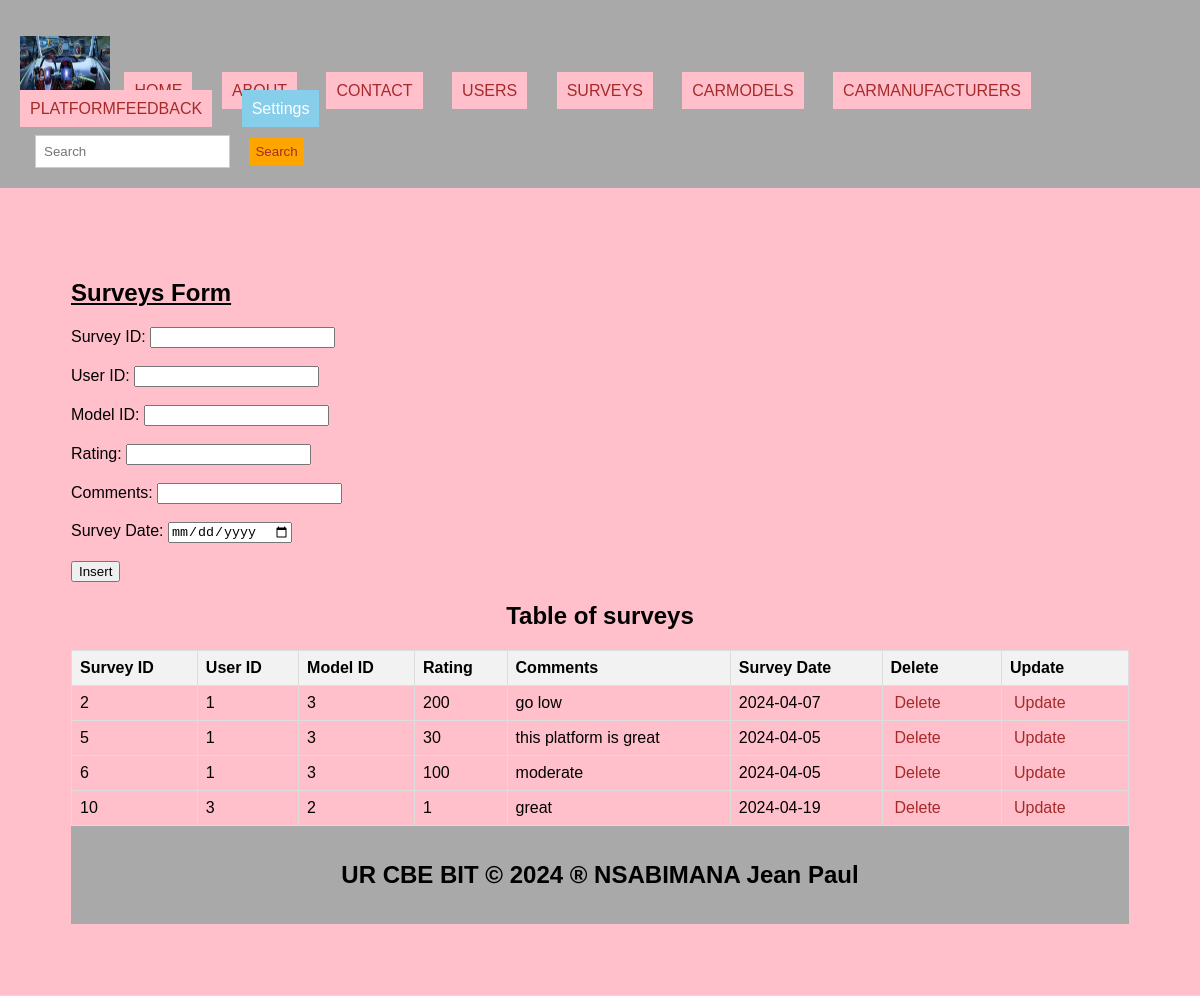
Page /surveys.php on the committed database.
### tables this page shows
CREATE TABLE `surveys` (
  `survey_id` int(11) NOT NULL,
  `user_id` int(11) DEFAULT NULL,
  `model_id` int(11) DEFAULT NULL,
  `rating` int(11) DEFAULT NULL,
  `comments` text DEFAULT NULL,
  `survey_date` date DEFAULT NULL
);

### surveys.php (the view, shortened to what this page needs)
<!DOCTYPE html>
<html lang="en">
<head>
  <link rel="stylesheet" type="text/css" href="style.css" title="style 1" media="screen, tv, projection, handheld, print"/>
</head>
<body bgcolor="pink">
<header>
  <ul style="list-style-type: none; padding: 0;">
    <li style="display: inline; margin-right: 10px;">
      <img src="./Images/car.jpg" width="90" height="60" alt="Logo">
    </li>
    <li style="display: inline; margin-right: 10px;"><a href="./home.html">HOME</a></li>
    <li style="display: inline; margin-right: 10px;"><a href="./about.html">ABOUT</a></li>
    <li style="display: inline; margin-right: 10px;"><a href="./contact.html">CONTACT</a></li>
    <li style="display: inline; margin-right: 10px;"><a href="./users.php">USERS</a></li>
    <li style="display: inline; margin-right: 10px;"><a href="./surveys.php">SURVEYS</a></li>
    <li style="display: inline; margin-right: 10px;"><a href="./carmodels.php">CARMODELS</a></li>
    <li style="display: inline; margin-right: 10px;"><a href="./carmanufacturers.php">CARMANUFACTURERS</a></li>
    <li style="display: inline; margin-right: 10px;"><a href="./platformfeedback.php">PLATFORMFEEDBACK</a></li>
    <li class="dropdown" style="display: inline; margin-right: 10px;">
      <a href="#" style="padding: 10px; color: white; background-color: skyblue; text-decoration: none; margin-right: 15px;">Settings</a>
    </li>
  </ul>
  <form class="d-flex" role="search" action="search.php">
    <input class="form-control me-2" type="search" placeholder="Search" aria-label="Search" name="query">
    <button class="btn btn-outline-success" type="submit">Search</button>
  </form>
</header>
<section>
  <h1><u>Surveys Form</u></h1>
  <form method="post" action="<?php echo htmlspecialchars($_SERVER["PHP_SELF"]); ?>">
    <label for="survey_id">Survey ID:</label>
    <input type="number" id="survey_id" name="survey_id" required><br><br>
    <label for="user_id">User ID:</label>
    <input type="number" id="user_id" name="user_id" required><br><br>
    <label for="model_id">Model ID:</label>
    <input type="number" id="model_id" name="model_id" required><br><br>
    <label for="rating">Rating:</label>
    <input type="text" id="rating" name="rating" required><br><br>
    <label for="comments">Comments:</label>
    <input type="text" id="comments" name="comments" required><br><br>
    <label for="survey_date">Survey Date:</label>
    <input type="date" id="survey_date" name="survey_date" required><br><br>
    <input type="submit" name="insert" value="Insert">
  </form>
<?php
include('database_connection.php');
  ?>
<center><h2>Table of surveys</h2></center>
<table>
  <tr>
    <th>Survey ID</th>
    <th>User ID</th>
    <th>Model ID</th>
    <th>Rating</th>
    <th>Comments</th>
    <th>Survey Date</th>
    <th>Delete</th>
    <th>Update</th>
  </tr>
  <?php
  $sql = "SELECT * FROM surveys";
  $result = $connection->query($sql);
  if ($result->num_rows > 0) {
      while ($row = $result->fetch_assoc()) {
          $survey_id = $row["survey_id"];
          echo "<tr>
              <td>" . $row["survey_id"] . "</td>
              <td>" . $row["user_id"] . "</td>
              <td>" . $row["model_id"] . "</td>
              <td>" . $row["rating"] . "</td>
              <td>" . $row["comments"] . "</td>
              <td>" . $row["survey_date"] . "</td>
              <td><a style='padding:4px' href='delete_surveys.php?survey_id=$survey_id'>Delete</a></td>
              <td><a style='padding:4px' href='update_surveys.php?survey_id=$survey_id'>Update</a></td>
            </tr>";
      }
  } else {
      echo "<tr><td colspan='6'>No data found</td></tr>";
  }
  ?>
</table>
<footer>
  <center>
    <b><h2>UR CBE BIT &copy; 2024 &reg; NSABIMANA Jean Paul</h2></b>
  </center>
</footer>
</body>
</html>

### style.css (style rules this page uses)
body { font-family: Arial, sans-serif; margin: 0; padding: 0; }
.form-control { padding: 8px; margin-left: 4px; border: 1px solid #ccc; }
.btn { padding: 6px; background-color: orange; color: brown; border: none; }
.dropdown { position: relative; display: inline; margin-right: 10px; }
body { font-family: Arial,sans-serif; margin:0; padding:0; }
header { background-color:darkgray; padding: 20px; }
.dropdown { position: right; display:right; direction:rtl; }
section { padding:28px; border-bottom: 1px solid #ddd; }
footer { text-align: center; padding: 15px; background-color:darkgray; }

### surveys.php (style rules this page uses)
a { padding: 10px; color: white; background-color: pink; text-decoration: none; margin-right: 15px; }
a:link { color: brown; }
button.btn { margin-left: 15px; margin-top: 4px; }
input.form-control { margin-left: 15px; padding: 8px; }
section { padding: 71px; border-bottom: 1px solid #ddd; }
footer { text-align: center; padding: 15px; background-color: darkgray; }
table { width: 100%; border-collapse: collapse; }
th, td { border: 1px solid #ddd; padding: 8px; text-align: left; }
th { background-color: #f2f2f2; }

### rows in the picture
surveys: survey_id "2", user "1", model "3", rating "200", comments "go low", survey_date "2024-04-07"
surveys: survey_id "5", user "1", model "3", rating "30", comments "this platform is great", survey_date "2024-04-05"
surveys: survey_id "6", user "1", model "3", rating "100", comments "moderate", survey_date "2024-04-05"
surveys: survey_id "10", user "3", model "2", rating "1", comments "great", survey_date "2024-04-19"
